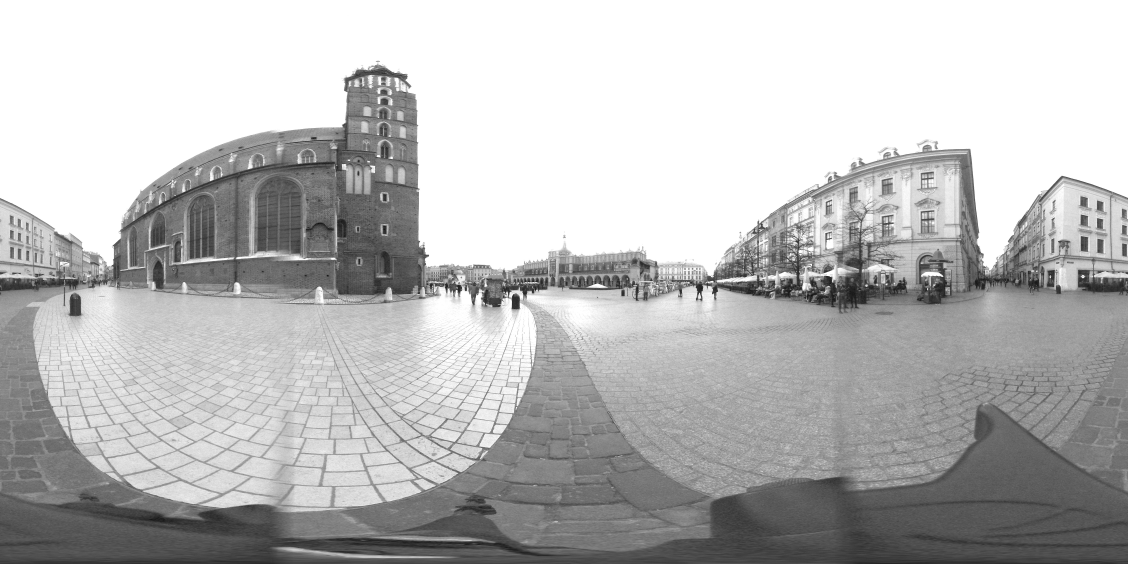
#> input picture images/background1.JPG, 5640 x 2820 px, found by its file name (shown at 1/5 size)
$ python test1.py
#> lines starting #> are read from the running program, lines starting #| are printed output that depends on the picture
import cv2 as cv
from matplotlib import pyplot as plt

# load images = original image size is 2820x5640
background = cv.imread('images/background1.jpg', 0)
#> background is the input picture: shape (2820, 5640); min 0, max 255, mean 186.1
img1 = cv.imread('images/input/img1.jpg', 0)
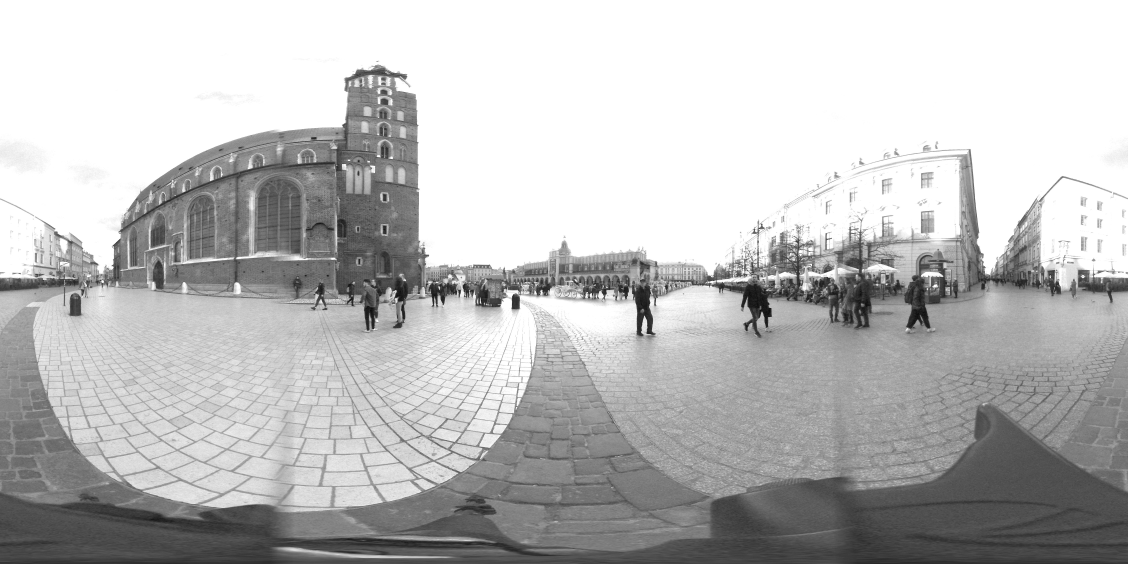
#> input picture images/input/img1.JPG, 5640 x 2820 px, found by its file name (shown at 1/5 size)
#> img1 is the input picture: shape (2820, 5640); min 0, max 255, mean 188.8
img2 = cv.imread('images/input/img2.jpg', 0)
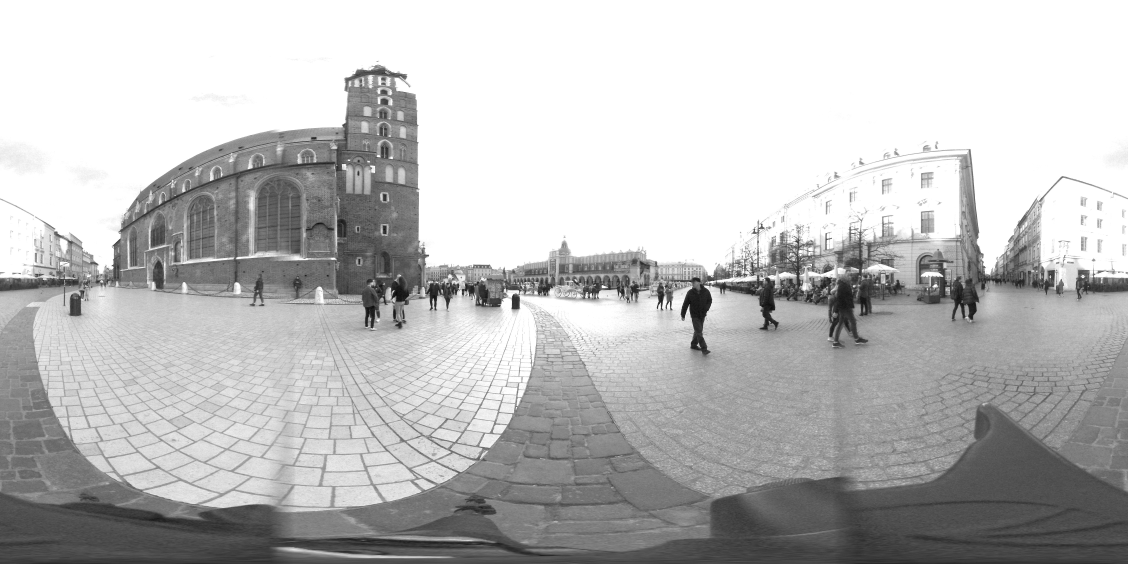
#> input picture images/input/img2.JPG, 5640 x 2820 px, found by its file name (shown at 1/5 size)
#> img2 is the input picture: shape (2820, 5640); min 0, max 255, mean 188.5

# resize images
# background = cv.resize(background, (1410, 705))
# img1 = cv.resize(img1, (1410, 705))
# img2 = cv.resize(img2, (1410, 705))

# remove background
img1_sub = cv.subtract(background, img1)
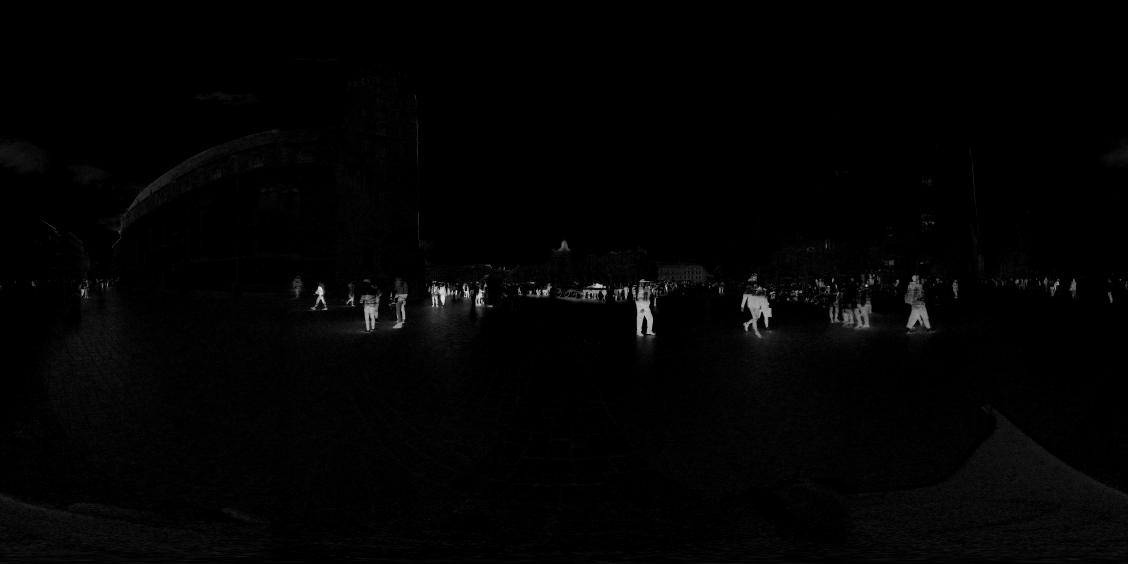
#> img1_sub: shape (2820, 5640) (shown at 1/5 size); min 0, max 255, mean 3.2
img2_sub = cv.subtract(background, img2)

# thresholding
ret, thresholded = cv.threshold(img1_sub, 25, 255, cv.THRESH_TOZERO)
# ret, thresholded = cv.threshold(img1_sub, 35, 255, cv.THRESH_BINARY)

# invert image
img_inv = cv.bitwise_not(thresholded)
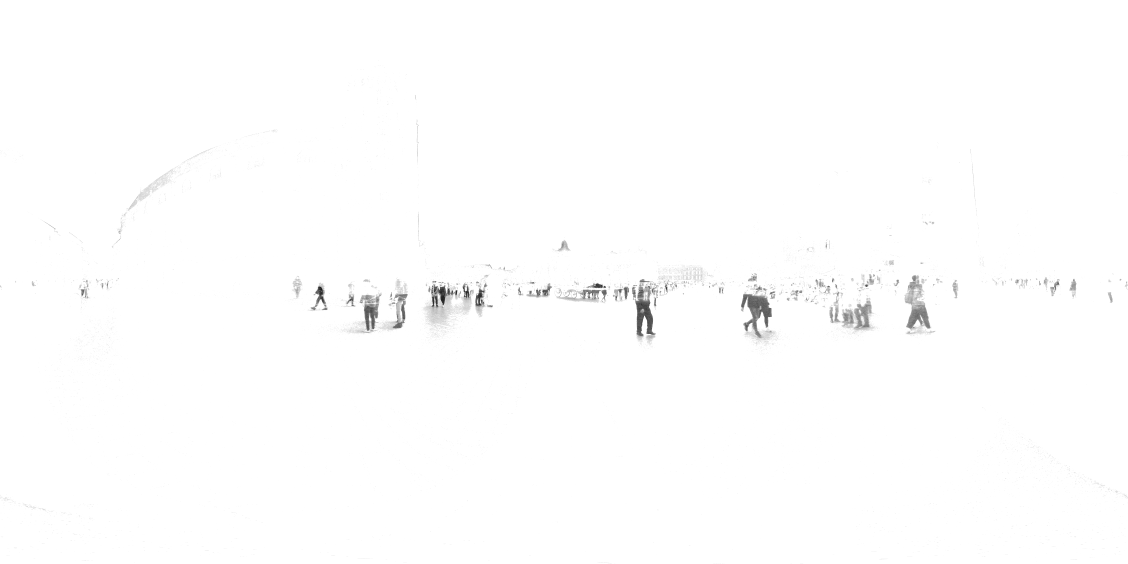
#> img_inv: shape (2820, 5640) (shown at 1/5 size); min 0, max 255, mean 253.7

# morphological transformations

# kernel_closing_cross = cv.getStructuringElement(cv.MORPH_CROSS, (3, 3))
# kernel_closing_rect = cv.getStructuringElement(cv.MORPH_RECT, (3, 3))
kernel_closing_ellipse = cv.getStructuringElement(cv.MORPH_ELLIPSE, (13, 13))
# kernel_opening_cross = cv.getStructuringElement(cv.MORPH_CROSS, (3, 3))
# kernel_opening_rect = cv.getStructuringElement(cv.MORPH_RECT, (3, 3))
kernel_opening_ellipse = cv.getStructuringElement(cv.MORPH_ELLIPSE, (35, 35))
# [8 lines of commented-out code are left out]
img_morph_temp1 = cv.morphologyEx(img_inv, cv.MORPH_CLOSE, kernel_closing_ellipse)
img_morph_temp2 = cv.morphologyEx(img_morph_temp1, cv.MORPH_CLOSE, kernel_closing_ellipse)
img_morph_temp3 = cv.morphologyEx(img_morph_temp2, cv.MORPH_OPEN, kernel_opening_ellipse)
img_morph_temp4 = cv.morphologyEx(img_morph_temp3, cv.MORPH_OPEN, kernel_opening_ellipse)
img_morph_temp5 = cv.morphologyEx(img_morph_temp4, cv.MORPH_OPEN, kernel_opening_ellipse)
img_morph = img_morph_temp5


img_morph = cv.resize(img_morph, (1410, 705))
img_inv = cv.resize(img_inv, (1410, 705))
#> img_inv: shape (705, 1410)
# image_enhanced = cv.equalizeHist(img_inv)

# Gaussian blur
blur = cv.GaussianBlur(img_inv,(9,9),0)

# show images
# cv.imshow("background", background)
# cv.imshow("image1", img1)
cv.imshow("image1 inverted", img_inv)
# [5 lines of commented-out code are left out]
cv.imshow("gaussian", blur)
# cv.imshow("opening", opening)
cv.imshow("after_morph", img_morph)

cv.waitKey()

# [11 lines of commented-out code are left out]
